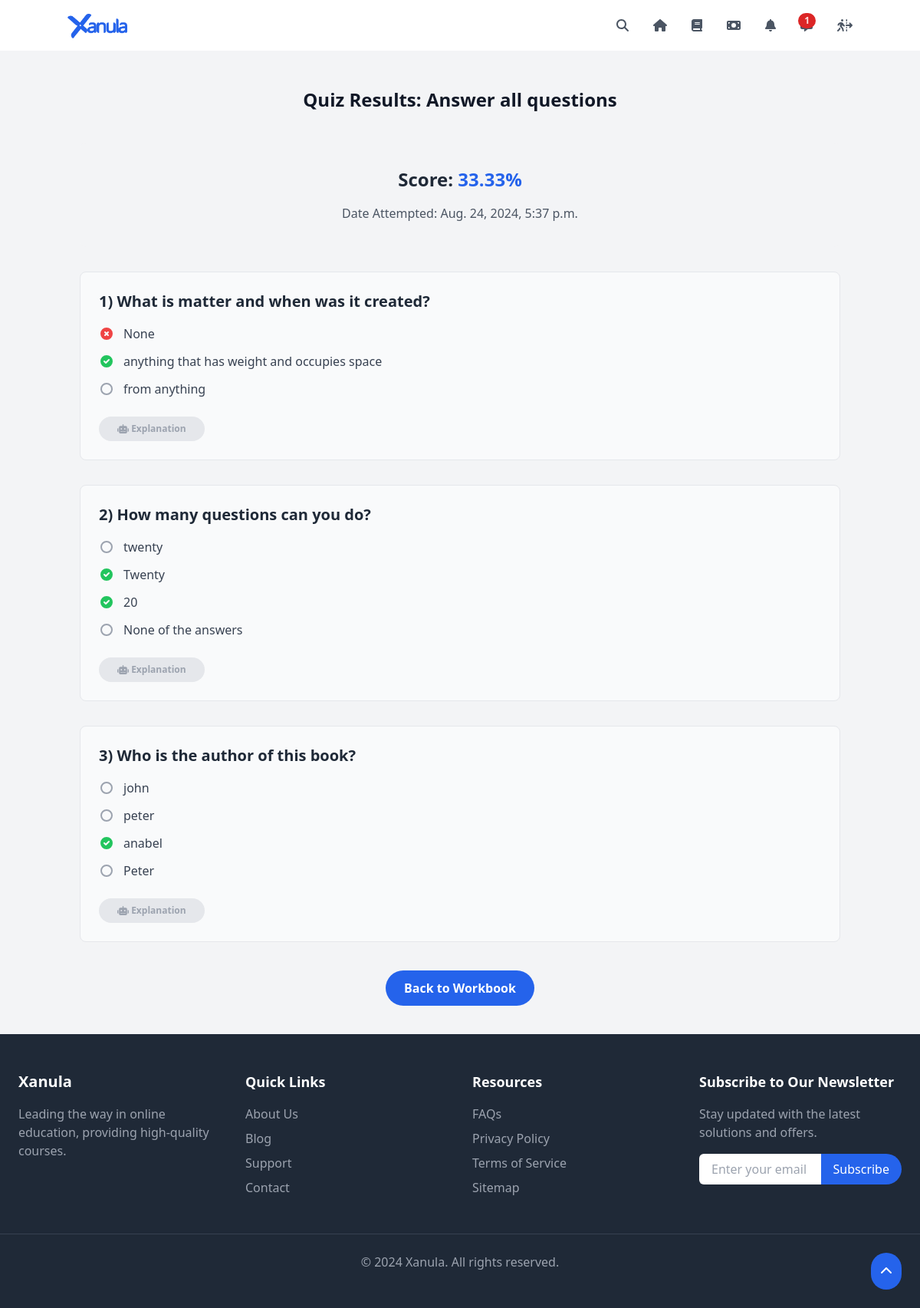
Page /quiz_result/1/ (signed in) on the committed database.
### core/models.py (models this page shows, shortened)
class QuizAttempt(models.Model):
    user = models.ForeignKey(User, on_delete=models.CASCADE)
    quiz = models.ForeignKey(Quiz, on_delete=models.CASCADE)
    score = models.FloatField()
    date_attempted = models.DateTimeField(auto_now_add=True)
    date_attempted = models.DateTimeField(auto_now=True)
    class Meta:
        unique_together = ['user', 'quiz']

class Quiz(models.Model):
    chapter = models.ForeignKey(Chapter, on_delete=models.CASCADE)
    title = models.CharField(max_length=200)

class QuestionResponse(models.Model):
    quiz_attempt = models.ForeignKey(QuizAttempt, on_delete=models.CASCADE)
    question = models.ForeignKey(Question, on_delete=models.CASCADE)
    selected_choice = models.ForeignKey(Choice, on_delete=models.CASCADE)
    is_correct = models.BooleanField(default=True)
    response_time = models.DurationField(default=timedelta(seconds=0))
    class Meta:
        unique_together = ['quiz_attempt', 'question']

class Question(models.Model):
    QUESTION_TYPES = (
        ('multiple', 'Multiple Choice'),
        ('single', 'Single Choice'),
    )
    quiz = models.ForeignKey(Quiz, on_delete=models.CASCADE)
    text = models.TextField()
    question_type = models.CharField(max_length=10, choices=QUESTION_TYPES)
    image = models.ImageField(upload_to='question_images/', null=True, blank=True)

class Choice(models.Model):
    question = models.ForeignKey(Question, on_delete=models.CASCADE)
    text = models.CharField(max_length=200)
    is_correct = models.BooleanField(default=False)

### core/views.py (the view)
# urls.py: path('quiz_result/<int:attempt_id>/', QuizResultView.as_view(), name='quiz_result'),
class QuizResultView(LoginRequiredMixin, DetailView):
    model = QuizAttempt
    template_name = 'core/quiz_result.html'
    context_object_name = 'attempt'
    pk_url_kwarg = 'attempt_id'
    def get_queryset(self):
        return super().get_queryset().select_related('quiz').prefetch_related(
            'questionresponse_set__question__choice_set',
            'questionresponse_set__selected_choice'
        )

### core/context_processors.py (called while the page is built, shortened)
def notification_count(request):
    if request.user.is_authenticated:
        count = ExplanationRequest.objects.filter(user=request.user, status='pending').count()
        return {'notification_count': count}
    return {'notification_count': 0}

def general_notification_count(request):
    return {'unread_notifications_count': 0}

### templates/core/quiz_result.html (shortened to what this page needs)
{% extends 'base.html' %}
{% load static %}
{% block content %}
<div class="container mx-auto px-4 py-12" x-data="quizResult">
    <h1 class="text-2xl font-extrabold text-center text-gray-900 mb-10">Quiz Results: {{ attempt.quiz.title }}</h1>
    <div class="bg-gray-100 rounded-lg p-8 mb-8">
        <div class="text-center text-2xl font-bold text-gray-800 mb-4">
            Score: <span class="text-blue-600">{{ attempt.score|floatformat:2 }}%</span>
        </div>
        <div class="text-center text-gray-600">
            Date Attempted: <span class="font-medium">{{ attempt.date_attempted }}</span>
        </div>
    </div>
    <div class="space-y-8">
        {% for response in attempt.questionresponse_set.all %}
        <div class="bg-gray-50 rounded-lg p-6 border border-gray-200">
            <p class="text-xl font-semibold text-gray-800 mb-4">{{ forloop.counter }}) {{ response.question.text }}</p>
            <ul class="space-y-3">
                {% for choice in response.question.choice_set.all %}
                <li class="flex items-center">
                    <span class="mr-3" x-html="getIcon('{{ choice.id }}', '{{ response.selected_choice.id }}', {{ choice.is_correct|lower }})"></span>
                    <span class="text-gray-700">{{ choice.text }}</span>
                </li>
                {% endfor %}
            </ul>
            <div class="mt-6 text-left">
                <button @click="getExplanation('{{ response.id }}')"
                        class="bg-gray-200 hover:bg-blue-700 text-gray-400 font-semibold py-2 px-6 text-xs rounded-full transition duration-300"
                        :disabled="isLoading['{{ response.id }}']">
                    <span x-show="!isLoading['{{ response.id }}']"><i class="fa-solid fa-robot"></i> Explanation</span>
                </button>
            </div>
        </div>
        {% endfor %}
    </div>
    <div class="mt-12 text-center">
        <a href="{% url 'core:workbook_detail' attempt.quiz.chapter.workbook.id %}" class="bg-blue-600 hover:bg-blue-700 text-white font-semibold py-3 px-6 rounded-full transition duration-300">
            Back to Workbook
        </a>
    </div>
</div>
{% endblock %}

### rows in the picture
QuizAttempt: quiz "Answer all questions", score "33.33", date_attempted "Aug. 24, 2024, 5:37 p.m."
QuestionResponse: question.text "What is matter and when was it created?"
Choice: text "None"
Choice: text "anything that has weight and occupies space"
Choice: text "from anything"
QuestionResponse: question.text "How many questions can you do?"
Choice: text "twenty"
Choice: text "Twenty"
Choice: text "20"
Choice: text "None of the answers"
QuestionResponse: question.text "Who is the author of this book?"
Choice: text "john"
Choice: text "peter"
Choice: text "anabel"
Choice: text "Peter"

### other values in the picture
{{ notification_count }} "1"
